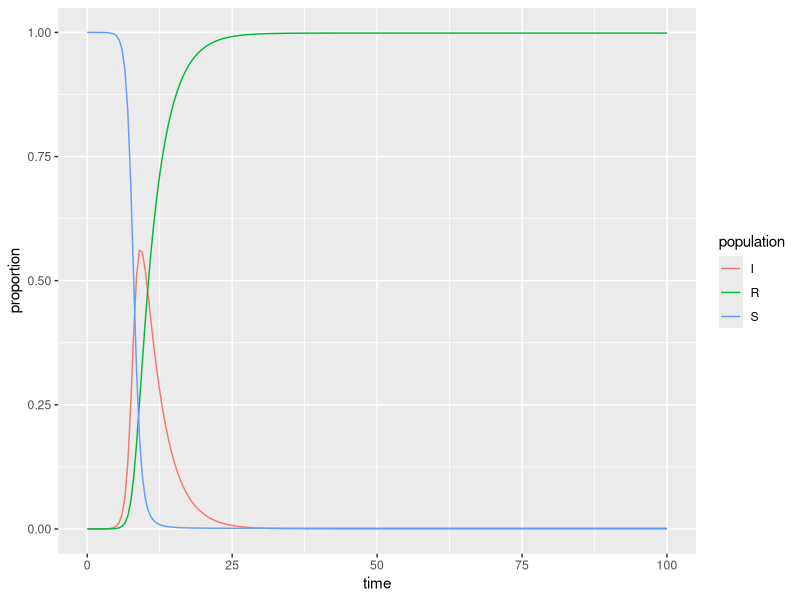

Reproduce this figure in R.
## ---- chunk 1
#| message: false
#| warning: false
library(tidyverse)
library(deSolve)
## ---- chunk 2
# Proportion in each compartment: Susceptible 0.999999, Infected 0.000001, Recovered 0 (these are directly from the example linked above) ----
init <- c(S = 1-1e-6, I = 1e-6, R = 0.0)

# beta: infection parameter; gamma: recovery parameter ----
parameters <- c(beta = 2, gamma = 0.3)

# time frame ----
times <- seq(0, 100, by = 0.5)
## ---- chunk 3
# Build the function with all ----
sir <- function(time, init, parameters) {

  with(as.list(c(init, parameters)), {
    dS <- -beta * S * I
    dI <-  beta * S * I - gamma * I
    dR <-  gamma * I
    
    return(list(c(dS, dI, dR)))
    
  })
  
}
## ---- chunk 4
# Solve using `deSolve::ode()` ----
approximation <- ode(y = init, times = times, func = sir, parms = parameters)
## ---- chunk 5
# Get output into a data frame ----
approx_df <- as.data.frame(approximation)

# Pivot longer so R will do the work for us ----
approx_long <- approx_df %>% 
  pivot_longer(cols = S:R, names_to = "population", values_to = "proportion")
## ---- chunk 6
ggplot(data = approx_long, aes(x = time, y = proportion)) +
  geom_line(aes(color = population))
